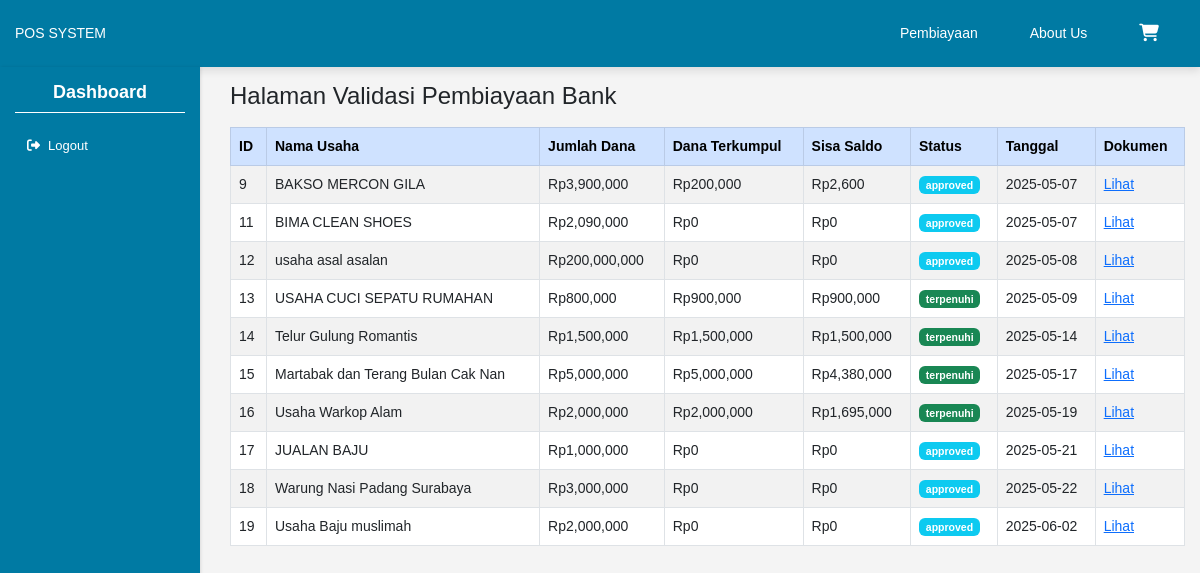
/validasi_pembiayaan, run on the app's committed database.
### tables this page shows
CREATE TABLE crowdfunding_requests (
    id INTEGER PRIMARY KEY,
    business_name TEXT,
    investy_id INTEGER,
    amount INTEGER,
    description TEXT,
    status TEXT,
    document TEXT,
    created_at TEXT,
    cover_image TEXT
, funded_amount REAL DEFAULT 0, saldo INTEGER DEFAULT 0);

### hello.py (the view)
@app.route('/validasi_pembiayaan')
def validasi_pembiayaan():
    conn = sqlite3.connect('myappdb.db')
    conn.row_factory = sqlite3.Row
    cursor = conn.cursor()
    cursor.execute("""
        SELECT * FROM crowdfunding_requests
        WHERE status IN ('approved', 'terpenuhi')
    """)
    data = cursor.fetchall()
    conn.close()
    return render_template('validasi_pembiayaan.html', data=data)

### templates/validasi_pembiayaan.html (shortened to what this page needs)
{% extends "dashboard.html" %}
{% block content %}
<h4>Halaman Validasi Pembiayaan Bank</h4>
{% if data %}
<table class="table table-bordered table-striped table-hover mt-3">
    <thead class="table-primary">
        <tr>
            <th>ID</th>
            <th>Nama Usaha</th>
            <th>Jumlah Dana</th>
            <th>Dana Terkumpul</th>
            <th>Sisa Saldo</th>
            <th>Status</th>
            <th>Tanggal</th>
            <th>Dokumen</th>
        </tr>
    </thead>
    <tbody>
        {% for item in data %}
        <tr>
            <td>{{ item['id'] }}</td>
            <td>{{ item['business_name'] }}</td>
            <td>Rp{{ "{:,.0f}".format(item['amount']) }}</td>
            <td>Rp{{ "{:,.0f}".format(item['funded_amount'] or 0) }}</td>
            <td>Rp{{ "{:,.0f}".format(item['saldo'] or 0) }}</td>
            <td>
                <span class="badge bg-{{ 'success' if item['status'] == 'terpenuhi' else 'info' }}">
                    {{ item['status'] }}
                </span>
            </td>
            <td>{{ item['created_at'] }}</td>
            <td>
                {% if item['document'] %}
                <a href="{{ url_for('static', filename='uploads/' + item['document']) }}" target="_blank">Lihat</a>
                {% else %}
                <span class="text-muted">-</span>
                {% endif %}
            </td>
        </tr>
        {% endfor %}
    </tbody>
</table>
{% else %}
<p class="text-muted">Tidak ada data pembiayaan yang perlu divalidasi.</p>
{% endif %}
{% endblock %}

### static/css/dashboard.css (style rules this page uses)
body { font-family: 'Poppins', Arial, sans-serif; font-size: 14px; margin: 0; padding: 0; box-sizing: border-box; background-color: #f4f4f4; }

### data on the page
crowdfunding_requests: id "9", business_name "BAKSO MERCON GILA", amount "3,900,000", funded_amount "200,000", saldo "2,600", status "approved", created_at "2025-05-07"
crowdfunding_requests: id "11", business_name "BIMA CLEAN SHOES", amount "2,090,000", funded_amount "0", saldo "0", status "approved", created_at "2025-05-07"
crowdfunding_requests: id "12", business_name "usaha asal asalan", amount "200,000,000", funded_amount "0", saldo "0", status "approved", created_at "2025-05-08"
crowdfunding_requests: id "13", business_name "USAHA CUCI SEPATU RUMAHAN", amount "800,000", funded_amount "900,000", saldo "900,000", status "terpenuhi", created_at "2025-05-09"
crowdfunding_requests: id "14", business_name "Telur Gulung Romantis", amount "1,500,000", funded_amount "1,500,000", saldo "1,500,000", status "terpenuhi", created_at "2025-05-14"
crowdfunding_requests: id "15", business_name "Martabak dan Terang Bulan Cak Nan", amount "5,000,000", funded_amount "5,000,000", saldo "4,380,000", status "terpenuhi", created_at "2025-05-17"
crowdfunding_requests: id "16", business_name "Usaha Warkop Alam", amount "2,000,000", funded_amount "2,000,000", saldo "1,695,000", status "terpenuhi", created_at "2025-05-19"
crowdfunding_requests: id "17", business_name "JUALAN BAJU", amount "1,000,000", funded_amount "0", saldo "0", status "approved", created_at "2025-05-21"
crowdfunding_requests: id "18", business_name "Warung Nasi Padang Surabaya", amount "3,000,000", funded_amount "0", saldo "0", status "approved", created_at "2025-05-22"
crowdfunding_requests: id "19", business_name "Usaha Baju muslimah", amount "2,000,000", funded_amount "0", saldo "0", status "approved", created_at "2025-06-02"
